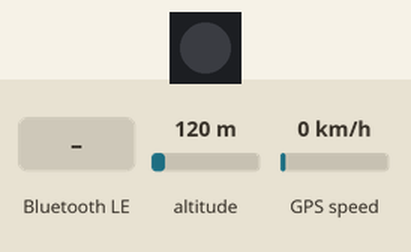
A program run on a simulated ESP32 board running MicroPython. On the bench: 1 RGB LEDs in strip order, left to right. The test bench sets the inputs (shaded band); at power-on: altitude 120 m, GPS speed 0 km/h. The clock reads 2024-03-15 10:24:30 at power-on unless the program sets it; the GPS gets a fix after 3 s at 37.7749, -122.4194 with 8 satellites; nothing arrives over Bluetooth unless stated; the modem accepts every AT command (registered, SIM ready, sends succeed) and sends nothing else; what the program prints to the serial console is not drawn.

Above: at 3.65 s.
3.7 s: "GLL" written over Bluetooth
At 3.8 s:
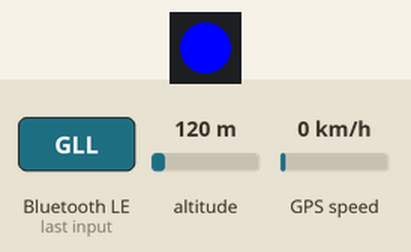
At 5.4 s:
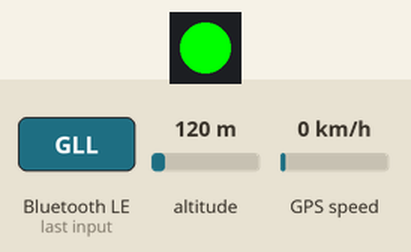
10.7 s: "A" written over Bluetooth
At 10.8 s:
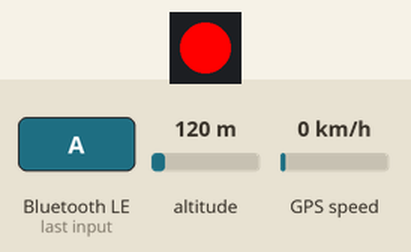
17.7 s: "S" written over Bluetooth
Timing chart, 0 to 24.9 s (numbered marks = the images above; inputs shaded):
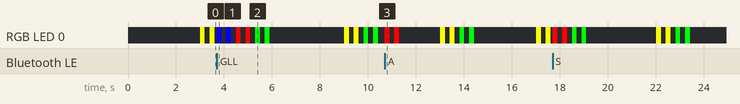

The program:

GPS_4G_Blue.py
```python
# ============================ 导入依赖 ============================
import sys
import machine
import time
import json
import bluetooth
from bluetooth import UUID, FLAG_READ, FLAG_WRITE
import ustruct
from machine import UART, Pin
import neopixel
from ubluetooth import BLE

# ============================ RGB 灯配置 ============================
RGB_PIN = 48  # ESP32-S3 板载 RGB 控制引脚
RGB_NUM = 1   # RGB灯数量
np = neopixel.NeoPixel(Pin(RGB_PIN), RGB_NUM)

def rgb_flash(color=(0, 0, 255), times=2, delay_ms=200):
    """RGB灯闪烁指定颜色若干次"""
    for _ in range(times):
        np[0] = color
        np.write()
        time.sleep_ms(delay_ms)
        np[0] = (0, 0, 0)
        np.write()
        time.sleep_ms(delay_ms)

# ============================ 全局变量 ============================
device_id = "3"  # 设备编号
nmea_x = 0.0     # GPS经度
nmea_y = 0.0     # GPS纬度
gps_data_valid = False  # GPS数据有效标志
user_data = ''          # BLE接收数据
ble_data_received = False  # BLE数据接收完成标志

# GPS UART配置
GPS_UART_PORT = 1
GPS_UART_RX_PIN = 18
GPS_UART_TX_PIN = 17
GPS_UART_BUFFER_SIZE = 1024

# 4G模块配置
LTE_UART_PORT = 2
LTE_UART_RX_PIN = 16
LTE_UART_TX_PIN = 17
LTE_BAUDRATE = 115200

# BLE配置
BLE_DEVICE_NAME = "Seizure-3"
SERVICE_UUID = bluetooth.UUID('6E400001-B5A3-F393-E0A9-E50E24DCCA9E')
CHAR_UUID = bluetooth.UUID('6E400002-B5A3-F393-E0A9-E50E24DCCA9E')

# 服务器配置
SERVER_URL = "http://httpbin.org/post"
SERVER_PORT = 80

# ============================ 4G模块 ============================
class LTE4GModule:
    def __init__(self):
        """初始化4G模块"""
        self.uart = UART(
            LTE_UART_PORT,
            baudrate=LTE_BAUDRATE,
            rx=LTE_UART_RX_PIN,
            tx=LTE_UART_TX_PIN,
            timeout=1000
        )
        self.http_service_active = False
        self.connected = False

    def send_at_command(self, command, expected_response="OK", timeout=2):
        """发送AT命令并检查响应"""
        print(f"[4G] 发送: {command.strip()}")
        self.uart.write(command + "\r\n")

        start_time = time.time()
        response = ""

        while time.time() - start_time < timeout:
            if self.uart.any():
                response += self.uart.read(self.uart.any()).decode('utf-8')
                if expected_response in response:
                    print(f"[4G] 响应: {response.strip()}")
                    return True

        print(f"[4G] 超时或未收到预期响应: {response.strip()}")
        return False

    def connect(self):
        """初始化4G连接"""
        print("[4G] 初始化4G模块...")

        # 1. 检查模块响应
        if not self.send_at_command("AT"):
            print("[4G] 模块无响应")
            return False

        # 2. 配置APN (使用默认APN)
        if not self.send_at_command('AT+QICSGP=1,1,"","",""'):
            print("[4G] APN配置失败")
            return False

        # 3. 激活移动场景
        if not self.send_at_command("AT+QIACT=1"):
            print("[4G] 激活移动场景失败")
            return False

        self.connected = True
        rgb_flash((0, 255, 0))  # 绿色表示连接成功
        return True

    def setup_http(self):
        """配置HTTP服务"""
        # 1. 开启HTTP服务
        if not self.send_at_command("ATSHTTPSERVE=1"):
            return False
        self.http_service_active = True

        # 2. 配置URL信息
        if not self.send_at_command(f'ATSHTTPPARA="URL","{SERVER_URL}"'):
            return False

        # 3. 配置端口
        if not self.send_at_command(f'ATSHTTPPARA="PORT",{SERVER_PORT}'):
            return False

        return True

    def set_content_length(self, length):
        """设置Content-Length请求头"""
        return self.send_at_command(f'ATSHTTPROH="Content-Length",{length}')

    def set_connection_header(self):
        """设置Connection请求头"""
        return self.send_at_command('ATSHTTPROH="Connection","keep-alive"')

    def send_post_request(self, data):
        """发送POST请求"""
        try:
            # 确保连接正常
            if not self.connected:
                if not self.connect():
                    raise Exception("4G连接失败")

            # 配置HTTP服务
            if not self.setup_http():
                raise Exception("HTTP服务配置失败")

            # 准备数据
            json_data = json.dumps(data)
            content_length = len(json_data)

            # 设置请求头
            if not self.set_content_length(content_length):
                raise Exception("设置Content-Length失败")

            if not self.set_connection_header():
                raise Exception("设置Connection头失败")

            # 启动HTTP动作 (1表示POST)
            if not self.send_at_command("ATSHTTPACTION=1"):
                raise Exception("启动HTTP动作失败")

            # 设置请求体数据长度
            if not self.send_at_command(f"ATSHTTPDATA={content_length},10000"):
                raise Exception("设置HTTP数据长度失败")

            # 发送实际数据
            if not self.send_at_command(json_data):
                raise Exception("发送HTTP数据失败")

            # 结束请求体数据提交
            if not self.send_at_command("ATSHTTPSEND"):
                raise Exception("提交HTTP数据失败")

            return True
        except Exception as e:
            print(f"[4G] 上传失败: {e}")
            return False
        finally:
            # 关闭HTTP服务
            if self.http_service_active:
                self.send_at_command("ATSHTTPSERVE=0")
                self.http_service_active = False

# ============================ BLE模块 ============================
class BLEService:
    def __init__(self):
        """初始化BLE服务"""
        self.ble = bluetooth.BLE()
        self.ble.active(True)

        if not self.ble.active():
            raise RuntimeError("无法激活BLE")

        self.ble.config(gap_name=BLE_DEVICE_NAME)
        self.ble.irq(self._irq_callback)

        self.char_handle = None
        self.connected = False

        self._setup_service()
        self._start_advertising()

    def _setup_service(self):
        """注册BLE服务和特征"""
        try:
            services = self.ble.gatts_register_services([(
                SERVICE_UUID,
                ((CHAR_UUID, FLAG_READ | FLAG_WRITE),)
            )])

            if services and len(services) > 0:
                self.char_handle = services[0][0]
                print(f"[BLE] 特征句柄: {self.char_handle}")
            else:
                raise RuntimeError("服务注册失败")
        except Exception as e:
            print(f"[BLE] 服务设置错误: {e}")
            raise

    def _start_advertising(self):
        """开始BLE广播"""
        try:
            print("[BLE] 开始广播...")
            adv_data = bytearray()
            adv_data += b'\x02\x01\x06'  # 可连接、通用广播标志
            adv_data += b'\x03\x02' + ustruct.pack("<H", 0x1234)  # 服务UUID
            adv_data += b'\x0A\x09' + BLE_DEVICE_NAME.encode('utf-8')  # 设备名称

            self.ble.gap_advertise(100, adv_data)
        except OSError as e:
            if e.args[0] == -30:  # 资源不可用错误
                print("[BLE] 资源暂时不可用，稍后重试...")
                time.sleep(1)
                self._start_advertising()

    def _irq_callback(self, event, data):
        """BLE事件回调"""
        global user_data, ble_data_received

        if event == 1:  # BLE已连接
            print("[BLE] 已连接")
            self.connected = True
            rgb_flash((0, 0, 255))  # 蓝色表示BLE连接
        elif event == 2:  # BLE断开
            print("[BLE] 已断开")
            self.connected = False
            self._start_advertising()
        elif event == 3:  # 有数据写入
            try:
                conn_handle, value_handle = data
                received_data = self.ble.gatts_read(value_handle)

                if received_data:
                    try:
                        data_str = received_data.decode('ascii')
                        print(f"[BLE] 接收数据: {data_str}")
                        user_data = data_str
                        ble_data_received = True
                        rgb_flash((255, 0, 0))  # 红色表示数据接收
                    except UnicodeDecodeError:
                        print("[BLE] 警告：数据不是有效的ASCII字符串")
                else:
                    print("[BLE] ⚠️ 收到空数据")
            except Exception as e:
                print(f"[BLE] ❌ 处理数据时出错: {e}")

# ============================ GPS模块 ============================
class GPSReader:
    def __init__(self):
        """初始化GPS UART接口"""
        self.uart = UART(
            GPS_UART_PORT,
            baudrate=9600,
            rx=GPS_UART_RX_PIN,
            tx=GPS_UART_TX_PIN
        )
        print("[GPS] 初始化完成")

    def read_gps_data(self):
        """读取并解析GPS数据"""
        global gps_data_valid, nmea_x, nmea_y

        if self.uart.any():
            try:
                raw_data = self.uart.read(GPS_UART_BUFFER_SIZE)
                nmea_sentences = raw_data.decode('utf-8').split('\r\n')

                for sentence in nmea_sentences:
                    if sentence and 'GLL' in sentence:
                        if self._parse_gll(sentence):
                            rgb_flash((255, 255, 0))  # 黄色表示GPS数据有效
                            break
            except Exception as e:
                print(f"[GPS] 数据解析错误: {e}")

    def _parse_gll(self, sentence):
        """解析GLL语句"""
        global gps_data_valid, nmea_x, nmea_y

        parts = sentence.split(',')
        if len(parts) >= 7 and parts[6] == 'A':
            try:
                lat = float(parts[1])
                lon = float(parts[3])

                if 'S' in parts[2]:
                    lat = -lat
                if 'W' in parts[4]:
                    lon = -lon

                nmea_y = lat
                nmea_x = lon
                gps_data_valid = True

                print(f"[GPS] 有效数据 - 纬度: {nmea_y}, 经度: {nmea_x}")
                return True
            except ValueError:
                print("[GPS] 坐标转换失败")
        return False

# ============================ 数据上传模块 ============================
class DataUploader:
    @staticmethod
    def generate_payload():
        """生成要上传的数据负载"""
        global device_id, nmea_x, nmea_y, user_data

        try:
            current_time = time.localtime()
            time_str = "{:04d}-{:02d}-{:02d} {:02d}:{:02d}:{:02d}".format(*current_time[:6])

            payload = {
                'device_id': device_id,
                'position_x': nmea_x,
                'position_y': nmea_y,
                'time_stamp': time_str,
                'user_data': user_data
            }

            print("[上传] 准备数据:")
            print(json.dumps(payload, indent=2))
            return payload
        except Exception as e:
            print(f"[上传] 生成payload出错: {e}")
            return None

    @staticmethod
    def upload_data():
        """上传数据到服务器"""
        global gps_data_valid, ble_data_received

        if not gps_data_valid or not ble_data_received:
            print("[上传] 等待GPS和BLE数据...")
            return False

        payload = DataUploader.generate_payload()
        if payload is None:
            return False

        lte = LTE4GModule()
        success = lte.send_post_request(payload)

        if success:
            print("[上传] 上传成功!")
            rgb_flash((0, 255, 255))  # 青色表示上传成功
            gps_data_valid = False
            ble_data_received = False
        else:
            print("[上传] 上传失败")

        return success

# ============================ 主程序 ============================
def main():
    """主程序入口"""
    print("\n===== ESP32-S3 数据采集系统 (4G版本) =====")
    print("[系统] 初始化BLE服务...")
    ble_service = BLEService()
    print("[系统] 初始化GPS模块...")
    gps_reader = GPSReader()
    print("[系统] 初始化4G模块...")
    lte = LTE4GModule()

    print("[系统] 进入主循环...")
    last_upload_time = 0
    upload_interval = 10  # 上传间隔(秒)

    while True:
        # 读取GPS数据
        gps_reader.read_gps_data()

        # 定时上传数据
        current_time = time.time()
        if current_time - last_upload_time >= upload_interval:
            if DataUploader.upload_data():
                last_upload_time = current_time

        time.sleep(1)

if __name__ == "__main__":
    try:
        main()
    except KeyboardInterrupt:
        print("\n[系统] 用户终止程序")
    except Exception as e:
        print(f"\n[系统] 程序错误: {e}")
        sys.print_exception(e)
    finally:
        print("[系统] 程序结束")
        np[0] = (0, 0, 0)  # 关闭RGB灯
        np.write()
```
